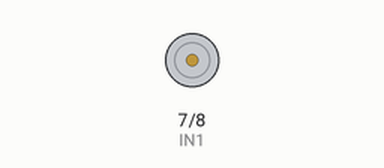
The sketch below on a simulated Arduino Uno, built with avr-gcc and run on an emulated ATmega328P. On the bench: motor-driver pin pairs drawn as motors (green arrow = first pin HIGH = forward, orange = second pin HIGH = backward, longer = more drive, scaled by the enable pin).

Above: at 0.05 s.
Timing chart, 0 to 3.0 s (numbered marks = the images above):
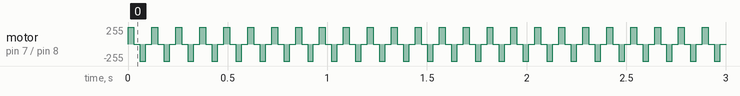

Measured:
- by itself, motor on pin 7 (IN1) / pin 8 (IN2): repeats every 0.12 s: stopped 0.03 s, backward 255/255 0.03 s, stopped 0.03 s, forward 255/255 0.03 s

The sketch:

MotorTest.ino
```cpp
int IN1 = 7; // input 1
int IN2 = 8; // input 2
int EN = 14; // enable
int counter = 0;

void setup() {
  // put your setup code here, to run once:
  pinMode(IN1,OUTPUT); // IN1
  pinMode(IN2,OUTPUT); // IN2
  pinMode(EN,OUTPUT); // EN
}

void loop() {
  // put your main code here, to run repeatedly:
 // if(counter == 0){
  moveRight();
  moveLeft();


//  counter++;
//  }
//  else{
//    while(1){}
//  }

}

void moveRight(){
  digitalWrite(IN1,HIGH);
  digitalWrite(IN2,LOW);
  digitalWrite(EN,HIGH);
  //analogWrite(EN,181);
  delay(30); // 355  for MSP432

  digitalWrite(IN1,LOW);
  digitalWrite(IN2,LOW);
  digitalWrite(EN,HIGH);
  //analogWrite(EN,181);
  delay(30);
}

void moveLeft(){
   digitalWrite(IN1,LOW);
  digitalWrite(IN2,HIGH);
  digitalWrite(EN,HIGH);
  //analogWrite(EN,181);
  delay(30); // 345 for MSP432

  digitalWrite(IN1,LOW);
  digitalWrite(IN2,LOW);
  digitalWrite(EN,HIGH);
  //analogWrite(EN,181);
  delay(30);
}
```
